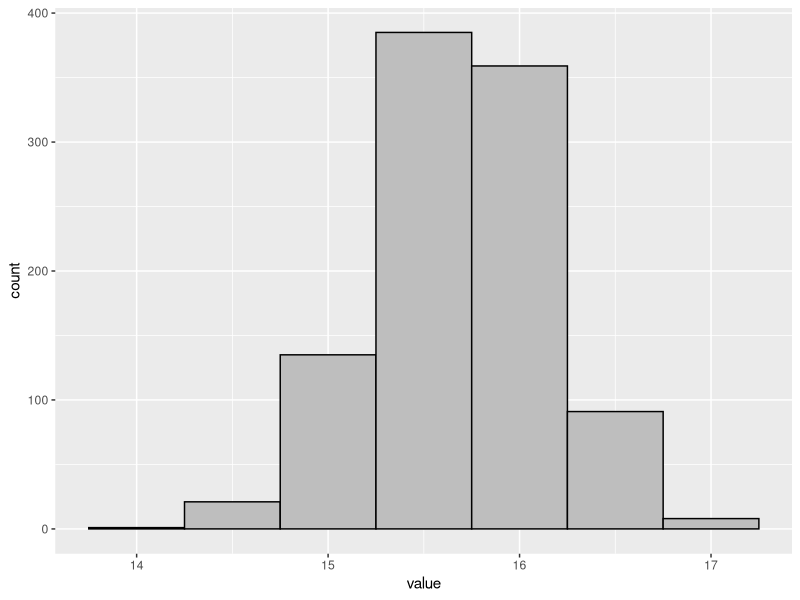
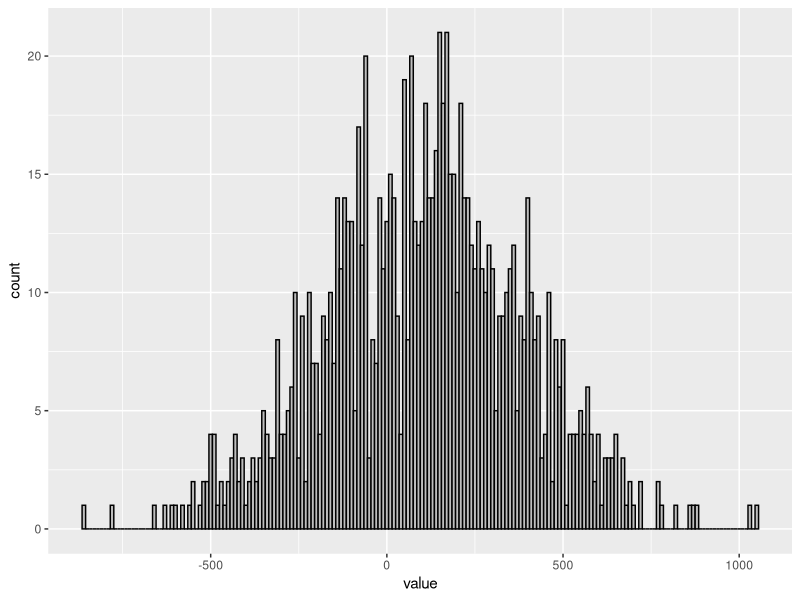

Write R code to recreate these figures, in order.
## ---- chunk 1
#| label: setup
#| warning: false
#| message: false

library(tidyverse)

knitr::opts_chunk$set(echo = TRUE, warning=FALSE, message=FALSE)
## ---- chunk 2
railroad2<-read.csv("_data/railroad_2012_clean_county.csv")
railroad2

## ---- chunk 3
colnames(railroad2)

## ---- chunk 4
dim(railroad2)
## ---- chunk 5
pivot_wider(railroad2, names_from = state, values_from = total_employees)

## ---- chunk 6
summarize(railroad2, mean(total_employees), na.rm = TRUE)
## ---- chunk 7
summary(railroad2)
## ---- chunk 8
railroad2%>% 
  filter(total_employees <=50)%>%
  group_by(county, state)%>%
  summarize(total_employees)

## ---- chunk 9
railroad2%>%
  select(county, total_employees)%>%
  filter(total_employees<=50)%>%
  summarize(mean = mean(total_employees, na.rm = TRUE))

## ---- chunk 10
railroad2%>%
 select(county, total_employees)%>%
  filter(total_employees<=50)%>%
  summarize(median = median(total_employees, na.rm = TRUE))

## ---- chunk 11
summarize(railroad2, sd(total_employees<=50))
## ---- chunk 12
summarize(railroad2, sd(total_employees))
## ---- chunk 13
set.seed(10000)
data<-tibble(value=rnorm(1000,15.66, 0.45))
ggplot(data, aes(x=value))+
  geom_histogram(binwidth = .5, col='black', fill='gray')
## ---- chunk 14
set.seed(10000)
data<-tibble(value=rnorm(1000,87.18,283.63))
ggplot(data, aes(x=value))+
  geom_histogram(binwidth = 10, col='black', fill='gray')
